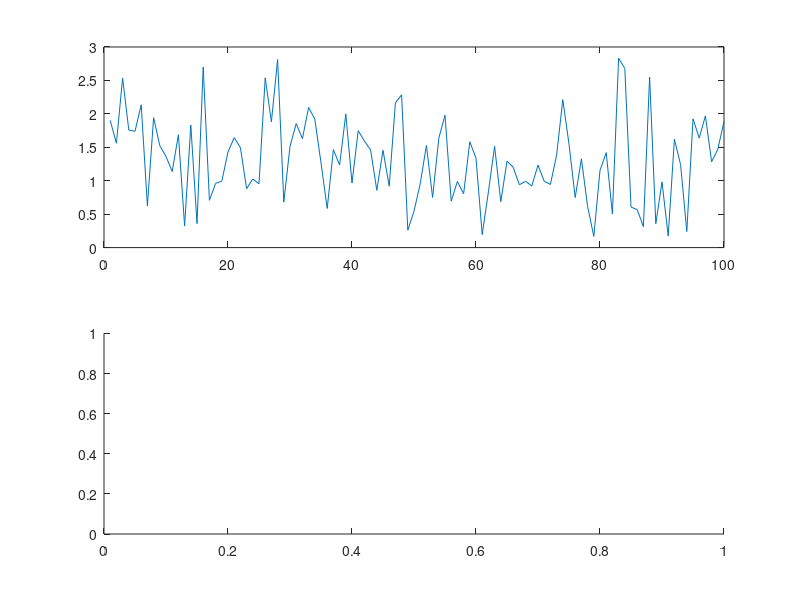

Reproduce this figure in MATLAB. (Note: this script raises an error after producing the figure.)
%% Problem 3: Konfidensintervall for Rayleighfordelning
load wave_data.mat
subplot(2,1,1), plot(y(1:100))
subplot(2,1,2), hist_density(y)
hold on % Gor sa att ploten halls kvar
plot(lower_bound, 0, 'g*')
plot(upper_bound, 0, 'g*')
plot(0:0.1:6, raylpdf(0:0.1:6, my_est), 'r')
hold off